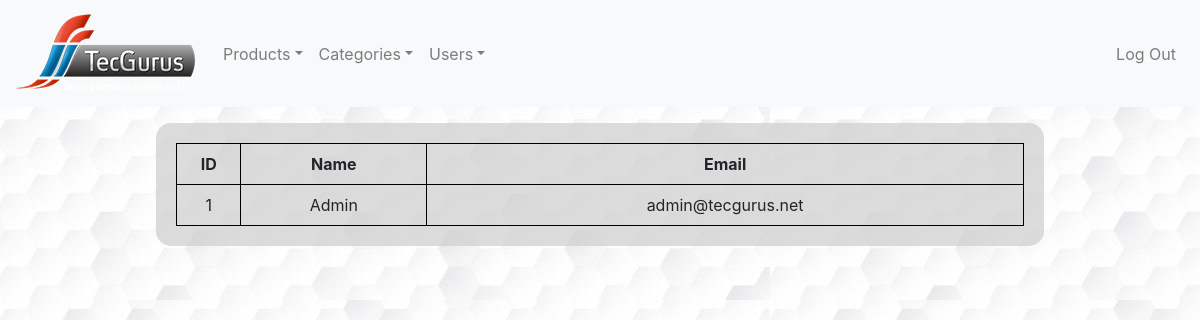
The page /admin/users.php (signed in) on the database its author committed.
### tables this page shows
CREATE TABLE `users` (
  `id_user` int(5) NOT NULL,
  `name` varchar(50) NOT NULL,
  `email` varchar(30) NOT NULL,
  `password` varchar(40) NOT NULL
);

### admin/users.php (the view, shortened to what this page needs)
<?php
    include 'conection.php';
    $query = "Select * from users";
    $result = mysqli_query($conection,$query);
?>
    <html>
    <head>
        <link rel="stylesheet" href="https://stackpath.bootstrapcdn.com/bootstrap/4.5.2/css/bootstrap.min.css">
        <link rel="stylesheet" href="css/admin_styles.css">
    </head>
    <body id='admin'>
        <nav class="navbar navbar-expand-lg navbar-light bg-light">
            <a class="navbar-brand" href="#"><img src="imgs/logo.png" alt=""></a>
            <div class="collapse navbar-collapse" id="navbarSupportedContent">
                <ul class="navbar-nav mr-auto">
                    <li class="nav-item dropdown">
                        <a class="nav-link dropdown-toggle" href="#" id="navbarDropdown" role="button" data-toggle="dropdown" aria-haspopup="true" aria-expanded="false">Products</a>
                    </li>
                    <li class="nav-item dropdown">
                        <a class="nav-link dropdown-toggle" href="#" id="navbarDropdown" role="button" data-toggle="dropdown" aria-haspopup="true" aria-expanded="false">Categories</a>
                    </li>
                    <li class="nav-item dropdown">
                        <a class="nav-link dropdown-toggle" href="#" id="navbarDropdown" role="button" data-toggle="dropdown" aria-haspopup="true" aria-expanded="false">Users</a>
                    </li>
                </ul>
                <ul class="navbar-nav ml-auto">
                    <li class="nav-item">
                        <a class="nav-link" href="logout.php">Log Out</a>
                    </li>
                </ul>
            </div>
        </nav>
        <div class="container">
            <div class='content my-3 mr-auto ml-auto'>
                <table>
                    <tr>
                        <th>ID</th>
                        <th>Name</th>
                        <th>Email</th>
                    </tr>
                    <?php while($column = mysqli_fetch_array($result)): ?>
                    <tr>
                        <td>
                            <?php echo $column['id_user'] ?>
                        </td>
                        <td>
                            <?php echo $column['name'] ?>
                        </td>
                        <td>
                            <?php echo $column['email'] ?>
                        </td>
                    </tr>
                    <?php endwhile; ?>
                </table>
            </div>
        </div>
    </body>
    </html>

### admin/css/admin_styles.css (style rules this page uses)
body { background: url("../imgs/back_login.jpg"); }
#admin .content { background-color: #d2d2d2c2; width: 80%; padding: 20px; border-radius: 15px; }
#admin .content table { width: 100%; }
#admin .content table td, #admin .content table th { border: .5px solid black; text-align: center; padding: 10px 0; }

### rows shown on the page
users: id_user "1", name "Admin", email "admin@tecgurus.net"
